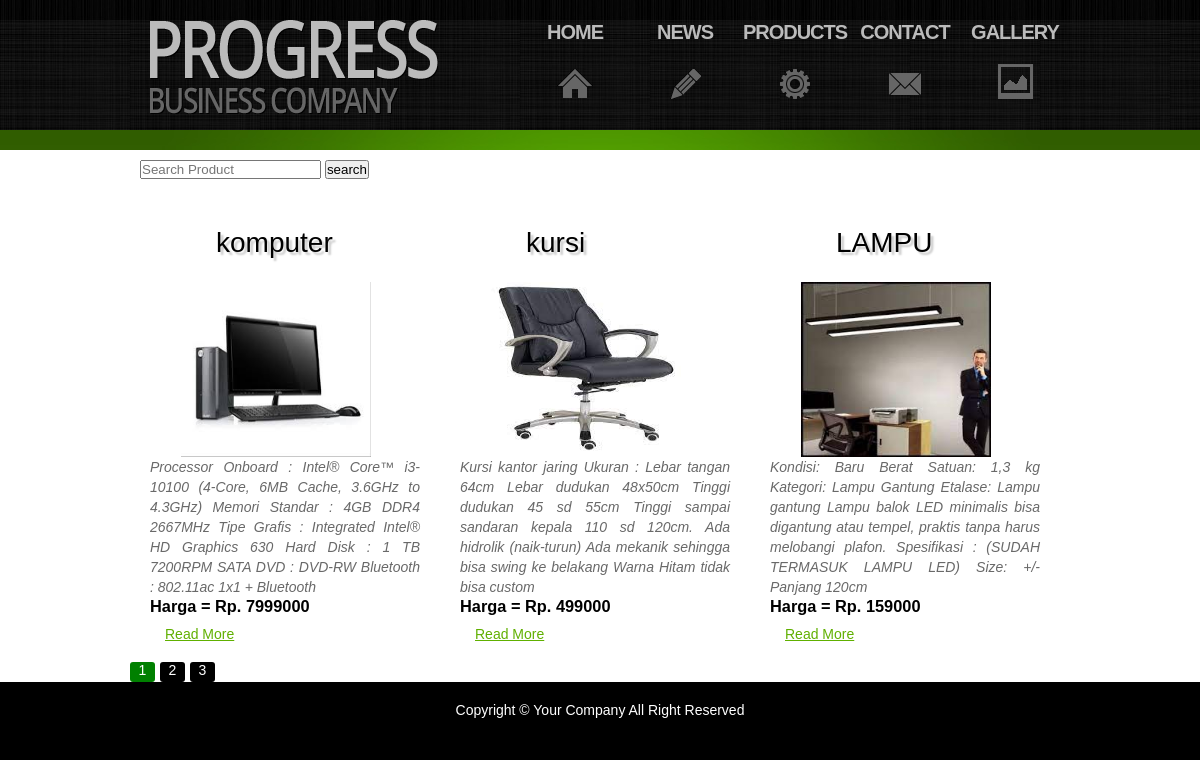
Page /product_pagging.php on the committed database.
### tables this page shows
CREATE TABLE `product_tbl` (
  `id_product` int(11) NOT NULL,
  `name_product` varchar(250) NOT NULL,
  `description_product` text NOT NULL,
  `gambar_product` varchar(250) NOT NULL,
  `price` int(11) NOT NULL,
  `createdate` date NOT NULL
);

### product_pagging.php (the view, shortened to what this page needs)
<!DOCTYPE html>
<html lang="en">
<head>
    <link href="css/style.css" rel="stylesheet" type="text/css">
</head>
<body>
<div id="wrapper">
  <div id="header">
           <div class="container">
           		<img id="logo" src="images/logo.png">
                <div id="menu">
                	<ul>
                        <li class="nav1"><a href="index.php">HOME</a></li>
                        <li class="nav2"><a href="news.php">NEWS</a></li>
                        <li class="nav3"><a href="product_pagging.php">PRODUCTS</a></li>
                        <li class="nav4"><a href="contact.php">CONTACT</a></li>
                        <li class="nav5"><a href="gallery.php">GALLERY</a></li>
                    </ul>
                </div>
           </div>
     </div>
   <div id="greenLine"></div>
   <div id="content">
            <div class="container">
                <div class="top_news">
                    <form action="search_product.php" methode="get">
                        <input type="text" name="searchone" placeholder="Search Product">
                        <input type="submit" value="search">
                    </form>
                </div>
                <?php
                $koneksi = new mysqli ("localhost","root","","progres_bisnis_db_barkah");
                $view = 3;
                if (isset($_GET['page']))
                {
                    $page_aktif = $_GET['page'];
                } else {
                    $page_aktif = 1;
                }
                $awaldata = ($page_aktif-1)*$view;
                $sql = "SELECT * FROM product_tbl LIMIT $awaldata,$view";
                $query = $koneksi->query($sql);
                $rowproduct = $query->fetch_assoc();
                do {
                ?>
                <div class="product_item">
                	<div class="number_icon"><?php echo $rowproduct['id_product']?></div>
                    <h2 class="product_title"><?php echo $rowproduct['name_product']?></h2>
                    <div class="img_box" style="width:221px; height:182px; ">
                    <img src="product_images/<?php echo $rowproduct['gambar_product']?>" class="product_image">
                    </div>
                    <p class="product_desc">
                    <?php echo substr ($rowproduct['description_product'],0,250);?>
                    </p>
                    <h3>Harga = Rp. <?php echo $rowproduct['price']?></h3>
                    <a href="product_detail.php?id_product=<?php echo $rowproduct ['id_product'];?>" class="link_detail">Read More</a>
                </div>
                <?php }while ($rowproduct = $query->fetch_assoc());?>
                <?php
                $sqltotal = "SELECT * FROM product_tbl";
                $qtotal = $koneksi->query($sqltotal);
                $total_data = $qtotal->num_rows;
                $total_page = ceil($total_data/$view);
                ?>
            </div>
            <div class="container">
                <div class="nomor">
                    <?php for ($i=1;$i<=$total_page;$i++) {?>
                        <?php if ($i == $page_aktif) {?>
                        <span class="pagelinkactive">
                        <?php echo $i;?>
                        </span>
                        <?php } else {?>
                        <a class="pagelink" href="?page=<?php echo $i;?>">
                        <?php echo $i;?>
                        </a>
                        <?php }?>
                    <?php }?>
                </div>
            </div>
       </div>
	   <div id="footer">
        	<div class="container">
            	<p> Copyright &copy; Your Company All Right Reserved</p>
            </div>
       </div>
</div>
</body>
</html>

### css/style.css (style rules this page uses)
* { margin:0px; padding:0px; }
body { background:#000; font:14px "Trebuchet MS", Arial, Helvetica, sans-serif; }
.container { width:940px; height:100%;margin:auto; overflow:auto; overflow-y:hidden; overflow-x:hidden; }
#header { background:url(../images/bg.jpg); height:130px; }
#logo { margin-top:20px; margin-left:20px; float:left; }
#menu { height:auto; float:right; margin-top:20px; }
#menu li { float:left; list-style:none; width:110px; }
#menu li a { display:block; font:20px "Trebuchet MS", Arial, Helvetica, sans-serif; line-height:1.2em; color:#bbb; text-transform:uppercase; text-decoration:none; text-align:center; letter-spacing:-1px; height:79px; font-style:normal; font-weight:700 }
.nav1 { background:url(../images/menu_icon1.gif) no-repeat center bottom; }
.nav2 { background:url(../images/menu_icon2.gif) no-repeat center bottom; }
.nav3 { background:url(../images/menu_icon3.gif) no-repeat center bottom; }
.nav4 { background:url(../images/menu_icon4.gif) no-repeat center bottom; }
.nav5 { background:url(../images/image_gallery/icon_gallery.png) no-repeat center bottom; }
#greenLine { background:url(../images/bg_top_img.jpg) center no-repeat #305D00; height:20px; }
#content { background:#fff; min-height:500px; }
.link_detail { float:left; margin-left:15px; color:#60B000; display:block; margin-top:10px; }
.product_item { min-height:280px; width:270px; margin:20px; float:left; }
.number_icon { height:56px; width:56px; background:url(../images/dropcap1.gif); text-align:center; font-size:43px; float:left; margin-bottom:10px; color:#FFF; }
.product_title { width:200px; float:left; margin-left:10px; line-height:56px; font-size:28px; text-shadow:3px 3px 2px #CCC; font-weight:lighter; }
.product_desc { line-height:20px; min-height:60px; color:#696969; margin-top:10px; font-size:14px; font-style:italic; text-align: justify; }
.product_image { float:right; margin-top:1px; height:175px; width: 190px; }
#footer { background:#000; height:30px; margin:auto; text-align:center; font-size:14px; color:#FFF; padding-top:20px; }

### product_pagging.php (style rules this page uses)
.top_news { height: 25px;padding: 10px; }
.top_news form { float: left; width: 250px; }
.nomor { text-align: center; }
.pagelinkactive { background-color : green; color:white; text-align:center; height:20px; width:25px; display:block; float:left; border-radius:3px; margin-right:5px; }
.pagelink { background-color : black; color:white; text-align:center; height:20px; width:25px; display:block; float:left; border-radius:3px; margin-right:5px; text-decoration: none; }

### rows in the picture
product_tbl: name_product "komputer", gambar_product (picture), description_product "Processor Onboard : Intel® Core™ i3-10100 (4-Core, 6MB Cache, 3.6GHz to 4.3GHz) Memori Standar : 4GB DDR4 2667MHz Tipe Grafis : Integrated Intel® HD Graphics 630 Hard Disk : 1 TB 7200RPM SATA DVD : DVD-RW Bluetooth : 802.11ac 1x1 + Bluetooth", price "7999000"
product_tbl: name_product "kursi", gambar_product (picture), description_product "Kursi kantor jaring Ukuran : Lebar tangan 64cm Lebar dudukan 48x50cm Tinggi dudukan 45 sd 55cm Tinggi sampai sandaran kepala 110 sd 120cm. Ada hidrolik (naik-turun) Ada mekanik sehingga bisa swing ke belakang Warna Hitam tidak bisa custom", price "499000"
product_tbl: name_product "LAMPU", gambar_product (picture), description_product "Kondisi: Baru Berat Satuan: 1,3 kg Kategori: Lampu Gantung Etalase: Lampu gantung Lampu balok LED minimalis bisa digantung atau tempel, praktis tanpa harus melobangi plafon. Spesifikasi : (SUDAH TERMASUK LAMPU LED) Size: +/- Panjang 120cm", price "159000"
